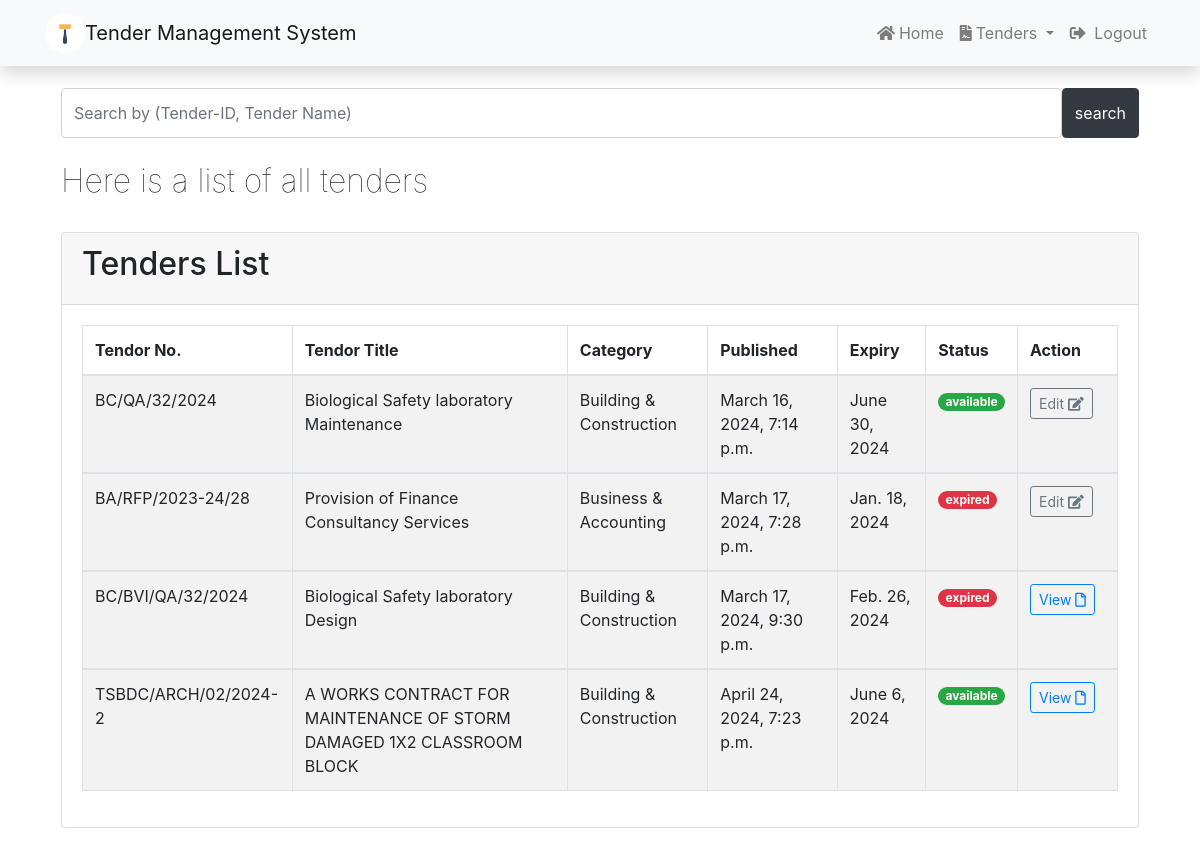
Screenshot of /tenders/ (signed in) with the database file from the repository.
### tender/models.py (models this page shows, shortened)
class Tender(models.Model):
    status_choices = [
        ('assigned', 'Assigned'),
        ('available', 'Available'),
        ('expired', 'Expired'),
    ]
    tender_no = models.CharField(max_length=20, unique=True)
    title = models.CharField(max_length=200)
    description = models.TextField()
    category = models.ForeignKey(Category, on_delete=models.DO_NOTHING)
    location = models.CharField(max_length=100)
    created_at = models.DateTimeField(auto_now_add=True)
    updated_at = models.DateTimeField(auto_now=True)
    status = models.CharField(max_length=20, choices=status_choices, default='available')
    document = models.FileField(upload_to='tender_documents/')
    publisher = models.ForeignKey(User, on_delete=models.PROTECT,related_name='owned_tenders')
    winner = models.ForeignKey(User, on_delete=models.PROTECT, null=True, blank=True, related_name='won_tenders')
    watchers = models.ManyToManyField(User, related_name='watchlist', blank=True)
    due_date = models.DateField()

class Category(models.Model):
    name = models.CharField(max_length=100)
    icon = models.CharField(max_length=100)

### tender/views.py (the view)
# urls.py: path('', views.tender_list, name='tenders'),
def tender_list(request):
    all_tenders = Tender.objects.all()
    context={
        'Tenders': all_tenders
    }
    return render(request,'tenders/tenders.html',context)

### templates/tenders/tenders.html (shortened to what this page needs)
{%extends 'base.html'%} {% block content%} {%if user.is_authenticated%}
<div class="container mt-4 p-3">
  <div class="container mt-5 mb-5 text-center">
    <div class="row">
      <div class="col-md-12 mb-4">
        <div class="input-group">
          <input
            style="height: 50px"
            type="search"
            class="form-control rounded"
            placeholder="Search by (Tender-ID, Tender Name)"
            aria-label="Search"
            aria-describedby="search-addon"
          />
          <button type="button" class="btn btn-dark">search</button>
        </div>
      </div>
      <div class="col-md-12 mb-4">
        <div class="title-wrap d-flex justify-content-between">
          <div class="title-box">
            <h2 class="title-a" style="font-weight: 100">
              Here is a list of all tenders
            </h2>
          </div>
        </div>
      </div>
      <div class="container">
        <div class="card">
          <div class="card-header text-left">
            <h2>Tenders List</h2>
          </div>
          <div class="card-body">
            <table class="table table-striped table-bordered nowrap text-left">
              <thead>
                <tr>
                  <th>Tendor No.</th>
                  <th>Tendor Title</th>
                  <th>Category</th>
                  <th>Published</th>
                  <th>Expiry</th>
                  <th>Status</th>
                  <th>Action</th>
                </tr>
              </thead>
              {% if Tenders %} {%for tender in Tenders%}
              <tbody>
                <td>{{tender.tender_no}}</td>
                <td>{{tender.title}}</td>
                <td>{{tender.category.name}}</td>
                <td>{{tender.created_at}}</td>
                <td>{{tender.due_date}}</td>
                {%if tender.status == 'available'%}
                <td>
                  <span class="badge badge-pill badge-success"
                    >{{tender.status}}</span
                  >
                </td>
                {%elif tender.status == 'assigned'%}
                <td>
                  <span class="badge badge-pill badge-secondary"
                    >{{tender.status}}</span
                  >
                </td>
                {%else%}
                <td>
                  <span class="badge badge-pill badge-danger"
                    >{{tender.status}}</span
                  >
                </td>
                {%endif%} {%if tender.publisher == user%}
                <td style="width: 100px">
                  <a href="#!" class="btn btn-sm btn-outline-secondary"
                    >Edit <span class="fas fa-edit"></span>
                  </a>
                </td>
                {%else%}
                <td style="width: 100px">
                  <a
                    href="{% url 'tender' tender.id %}"
                    class="btn btn-sm btn-outline-primary"
                    >View
                    <span class="far fa-file"></span>
                  </a>
                </td>
                {%endif%} {%endfor%} {% endif%}
            </table>
          </div>
        </div>
      </div>
    </div>
  </div>
</div>
{%endif%} {%endblock%}

### rows the page displays
Tender: tender_no "BC/QA/32/2024", title "Biological Safety laboratory Maintenance", category.name "Building & Construction", created_at "March 16, 2024, 7:14 p.m.", due_date "June 30, 2024", status "available", shows "Edit"
Tender: tender_no "BA/RFP/2023-24/28", title "Provision of Finance Consultancy Services", category.name "Business & Accounting", created_at "March 17, 2024, 7:28 p.m.", due_date "Jan. 18, 2024", status "expired", shows "Edit"
Tender: tender_no "BC/BVI/QA/32/2024", title "Biological Safety laboratory Design", category.name "Building & Construction", created_at "March 17, 2024, 9:30 p.m.", due_date "Feb. 26, 2024", status "expired", shows "View"
Tender: tender_no "TSBDC/ARCH/02/2024-2", title "A WORKS CONTRACT FOR MAINTENANCE OF STORM DAMAGED 1X2 CLASSROOM BLOCK", category.name "Building & Construction", created_at "April 24, 2024, 7:23 p.m.", due_date "June 6, 2024", status "available", shows "View"
